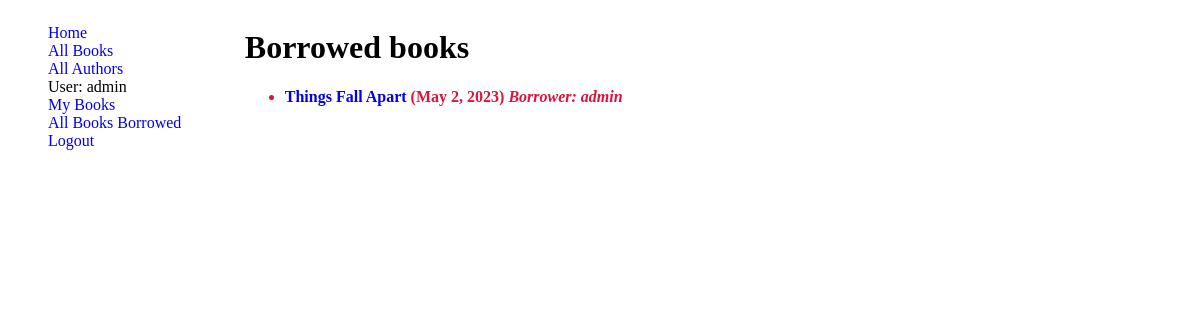
Page /catalog/books-borrowed-out/ (signed in) on the earlier database version.
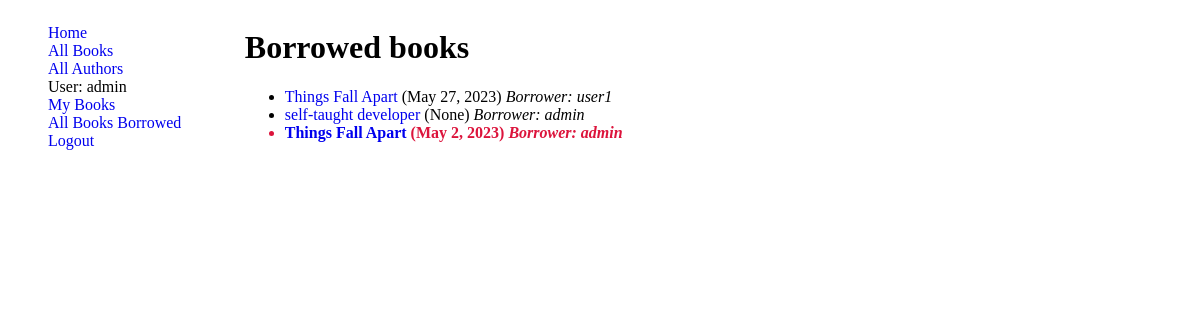
Same page on the later database version.
### catalog/models.py (models this page shows, shortened)
class BookInstance(models.Model):
    LOAN_STATUS = (
        ('m', 'Maintenance'),
        ('o', 'On loan'),
        ('a', 'Available'),
        ('r', 'Reserved'),
    )
    id = models.UUIDField(primary_key=True, default=uuid.uuid4, help_text='Unique ID for this particular book across whole library')
    book = models.ForeignKey(Book, on_delete=models.RESTRICT, null=True)
    imprint = models.CharField(max_length=150)
    due_back = models.DateField(blank=True, null=True)
    status =models.CharField(max_length=1, choices=LOAN_STATUS, default='m',help_text='Book availability',)
    borrower = models.ForeignKey(User, on_delete=models.SET_NULL, null=True, blank=True)
    class Meta:
        ordering = ['due_back']
        verbose_name = 'Book Instance'
    @property
    def is_overdue(self):
        if self.due_back:
            return bool(self.due_back and date.today() > self.due_back)
    class Meta:
        permissions = (("can_mark_returned", "Set book as returned"), )

class Book(models.Model):
    title = models.CharField(max_length=100)
    author = models.ForeignKey(Author, on_delete=models.SET_NULL, null=True, )
    summary = models.TextField(max_length=1000, help_text='Enter a brief description of the book')
    language = models.ForeignKey(Language,  on_delete=models.SET_NULL, null=True)
    genre = models.ManyToManyField(Genre, help_text='Select a genre for this book')
    ISBN = models.CharField('ISBN', max_length=13, unique=True,  help_text='13 Character <a href="https://www.isbn-international.org/content/what-isbn">ISBN number</a>')

### catalog/views.py (the view)
# urls.py: path('books-borrowed-out/', AllBorrowedBooks.as_view(), name="books-borrowed-out")
class AllBorrowedBooks(LoginRequiredMixin,PermissionRequiredMixin, ListView):
    model = BookInstance
    template_name = 'librarian/borrowed-books.html'
    permission_required = 'can_mark_returned'
    def get_queryset(self):
        QS = BookInstance.objects.filter(status__exact = 'o')
        return QS

### templates/librarian/borrowed-books.html
{% extends "base.html" %}
{% block content %}
    <h1>Borrowed books</h1>
    {% if perms.can_mark_returned %}
    {% if bookinstance_list %}
    <ul>
      {% for bk in bookinstance_list %}
      <li class="{% if bk.is_overdue %}text-danger{% endif %}">
        <a href="{% url 'book-detail' bk.book.pk %}">{{ bk.book.title }}</a> ({{ bk.due_back }})
        <i>Borrower: {{bk.borrower}}</i>
      </li>
      {% endfor %}
    </ul>
    {% else %}
      <p>There are no books borrowed.</p>
    {% endif %}
{% else %}
<h3>You dont have access to this page!</h3>
    {% endif %}
{% endblock %}

Differences in the rows shown:
now on this page (row edited): BookInstance: book "Things Fall Apart", due_back "May 27, 2023", borrower "user1"
now on this page (row edited): BookInstance: book "self-taught developer", due_back "None", borrower "admin"
